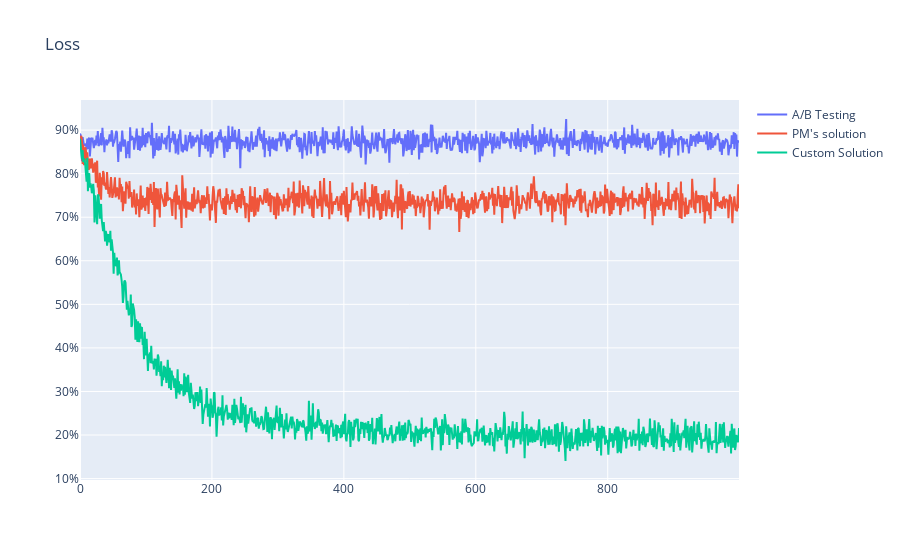

Notebook cell for this chart:
### Code cell
plot(mc, metric = "regret", title="Loss", is_marketing_name=True, is_percents = True).show()

### Figure 1 — Plotly figure (JSON) as saved in the notebook; plotly's stock layout.template omitted (floating-point values rounded to 4 significant figures; data arrays with more than 128 entries replaced by an {"elided": "..."} marker saying what was removed)
{"data": [{"mode": "lines", "name": "A/B Testing", "type": "scatter", "x": {"elided": "1000 int values"}, "y": {"elided": "1000 float values"}}, {"mode": "lines", "name": "PM's solution", "type": "scatter", "x": {"elided": "1000 int values"}, "y": {"elided": "1000 float values"}}, {"mode": "lines", "name": "Custom Solution", "type": "scatter", "x": {"elided": "1000 int values"}, "y": {"elided": "1000 float values"}}], "layout": {"autosize": true, "title": {"text": "Loss"}, "yaxis": {"tickformat": "0.0%"}}}
